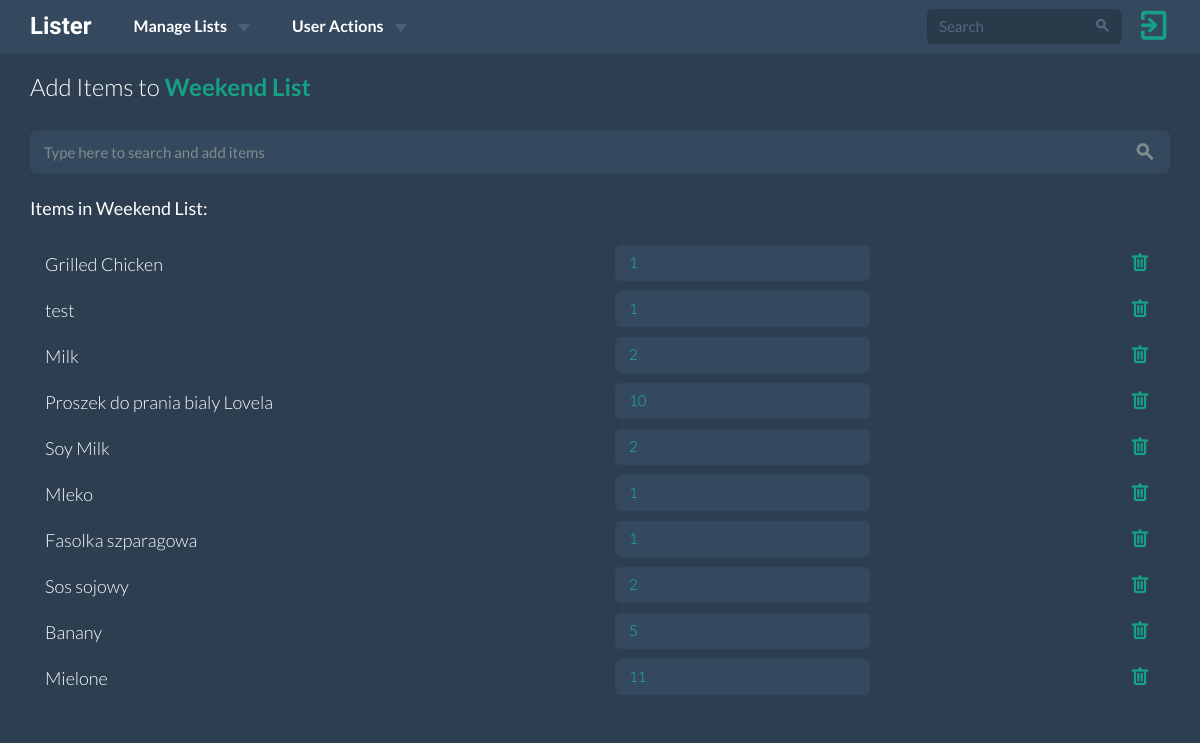
The app's page /lists/11/add-items/ (signed in) with its own data.
### lists/models.py (models this page shows, shortened)
class ShoppingList(models.Model):
    name = models.CharField(max_length=15)
    user = models.ForeignKey(User, on_delete=models.CASCADE)
    shop = models.CharField(max_length=15)
    date = models.DateField()
    timestamp = models.DateTimeField(auto_now_add=True, auto_now=False)
    archived = models.BooleanField(default=False)
    @property
    def shopping_items(self):
        shopping_items = ShoppingItem.objects.filter(shopping_list=self)
        return shopping_items
    class Meta:
        ordering = ['-date']

class ShoppingItem(models.Model):
    name = models.CharField(max_length=30, blank=True, null=True)
    item = models.ForeignKey(Item, on_delete=models.CASCADE,
                             null=True, blank=True)
    shopping_list = models.ForeignKey('ShoppingList', on_delete=models.CASCADE)
    quantity = models.PositiveSmallIntegerField(default=1)
    bought = models.BooleanField(default=False)
    class Meta:
        ordering = ['-pk']

### lists/views.py (the view, shortened to what this page needs)
# urls.py: url(r'^(?P<pk>\d+)/add-items/$', views.AddItemsToListView.as_view(),
class AddItemsToListView(View):
    @method_decorator(login_required(login_url='users:login_view'))
    @user_is_list_owner
    def get(self, request, pk):
        shopping_list = get_object_or_404(ShoppingList, pk=pk)
        template = 'lists/add_items_to_list.html'
        context = {
            'shopping_list': shopping_list,
        }
        return render(request, template, context)

### lists/templates/lists/add_items_to_list.html (shortened to what this page needs)
{% extends 'base.html' %} {% block head_title %}Add Items to {{ shopping_list.name }}{% endblock %} {% block content %} {% load staticfiles %}
<div class="add-items-list-wrapper">
    <div class="container">
        <div class="row">
            <div class="col-sm-12">
                <h6>Add Items to <a href="{% url 'lists:shopping_list_detail_view' pk=shopping_list.pk %}"><strong>{{ shopping_list.name }}</strong></a></h6>
            </div>
        </div>
        <div class="row">
            <div class="col-xs-12">
                <div class="form-group">
                    <input type="text" value="" id="search-items" placeholder="Type here to search and add items" class="form-control" maxlength="30" />
                </div>
            </div>
        </div>
        <div class="row">
            <div class="col-xs-12">
            </div>
        </div>
        <div class="row">
            <div class="col-xs-6">
                <p>Items in {{ shopping_list.name }}:</p>
            </div>
        </div>
        <div class="row">
            <ul>
                {% for shopping_item in shopping_list.shopping_items %}
                <li>
                    <div class="col-xs-6 item-name">
                        {{ shopping_item.name }}
                    </div>
                    <div class="col-xs-3">
                        <input type="number" class="form-control quantity-select" item-pk="{{ shopping_item.pk }}" value="{{ shopping_item.quantity }}">
                    </div>
                    <div class="col-xs-3">
                        <form method="POST" action="{% url 'lists:delete_items_from_list_view' pk=shopping_item.pk %}">
                            <div class="todo-right pull-right">
                                <button><span class="fui-trash"></span></button>
                            </div>
                        </form>
                    </div>
                </li>
                {% endfor %}
            </ul>
        </div>
    </div>
</div>
{% include 'lists/add_items_js.html' %} {% endblock %}

### static/css/custom.css (style rules this page uses)
html, body { height: 100%; width: 100%; padding: 0; margin: 0; }
.todo-right { vertical-align:middle; line-height: 55px }
.todo-right > button { background: transparent; border: none; transition: 0.2s ease-in-out; }
.add-items-list-wrapper { display: block; min-height: 100%; background: #2C3E50; color: #FFF; }
.add-items-list-wrapper h6 { font-weight: 300; margin-top: 75px; margin-bottom: 30px; }
.add-items-list-wrapper ul { list-style: none; padding: 0; }
.add-items-list-wrapper ul li { display: block; font-weight: 300; min-height: 40px; padding: 5px 0px; position: relative; margin: 0px 15px; overflow: hidden; }
.add-items-list-wrapper .form-control { background: #34495E; border: 2px solid #34495E; color: #1ABC9C; }
.add-items-list-wrapper .todo-right { line-height: 32px; vertical-align: middle; }
.add-items-list-wrapper .fui-trash { color: #16a085; }
.add-items-list-wrapper .item-name { padding-top: 5px; }
.add-items-list-wrapper .quantity-select { padding: 5px 12px; height: auto; }

### records on screen
ShoppingList: name "Weekend List"
ShoppingItem: name "Grilled Chicken", quantity "1"
ShoppingItem: name "test", quantity "1"
ShoppingItem: name "Milk", quantity "2"
ShoppingItem: name "Proszek do prania bialy Lovela", quantity "10"
ShoppingItem: name "Soy Milk", quantity "2"
ShoppingItem: name "Mleko", quantity "1"
ShoppingItem: name "Fasolka szparagowa", quantity "1"
ShoppingItem: name "Sos sojowy", quantity "2"
ShoppingItem: name "Banany", quantity "5"
ShoppingItem: name "Mielone", quantity "11"
